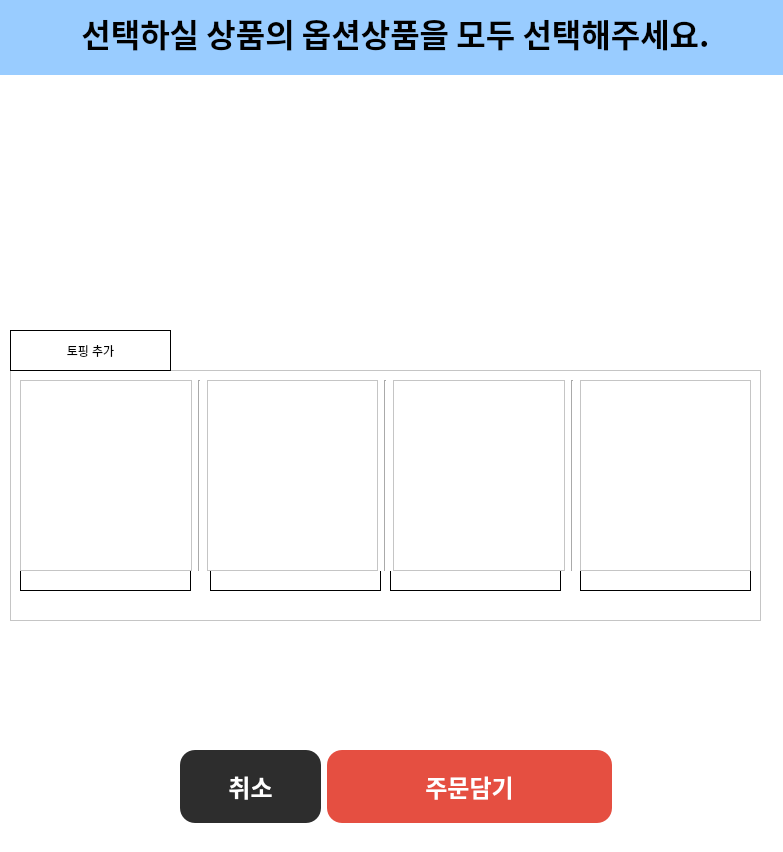
<?xml version="1.0" encoding="UTF-8"?>
<ui version="4.0">
 <class>Dialog</class>
 <widget class="QDialog" name="Dialog">
  <property name="geometry">
   <rect>
    <x>0</x>
    <y>0</y>
    <width>783</width>
    <height>852</height>
   </rect>
  </property>
  <property name="windowTitle">
   <string>Dialog</string>
  </property>
  <property name="styleSheet">
   <string notr="true"> background-color:rgb(255, 255, 255);</string>
  </property>
  <widget class="QLabel" name="choose_option_title_label">
   <property name="geometry">
    <rect>
     <x>0</x>
     <y>-10</y>
     <width>791</width>
     <height>85</height>
    </rect>
   </property>
   <property name="minimumSize">
    <size>
     <width>0</width>
     <height>85</height>
    </size>
   </property>
   <property name="maximumSize">
    <size>
     <width>16777215</width>
     <height>85</height>
    </size>
   </property>
   <property name="font">
    <font>
     <family>Pretendard ExtraBold</family>
     <pointsize>24</pointsize>
     <weight>75</weight>
     <bold>true</bold>
    </font>
   </property>
   <property name="styleSheet">
    <string notr="true"> background-color:rgb(153, 204, 255);
</string>
   </property>
   <property name="text">
    <string>선택하실 상품의 옵션상품을 모두 선택해주세요.</string>
   </property>
   <property name="alignment">
    <set>Qt::AlignCenter</set>
   </property>
  </widget>
  <widget class="QLabel" name="pixMap_clicked">
   <property name="geometry">
    <rect>
     <x>10</x>
     <y>90</y>
     <width>231</width>
     <height>221</height>
    </rect>
   </property>
   <property name="frameShape">
    <enum>QFrame::NoFrame</enum>
   </property>
   <property name="text">
    <string/>
   </property>
  </widget>
  <widget class="QLabel" name="menu_name_label_clicked">
   <property name="geometry">
    <rect>
     <x>250</x>
     <y>90</y>
     <width>231</width>
     <height>30</height>
    </rect>
   </property>
   <property name="maximumSize">
    <size>
     <width>16777215</width>
     <height>30</height>
    </size>
   </property>
   <property name="font">
    <font>
     <family>Pretendard Medium</family>
     <pointsize>15</pointsize>
     <weight>50</weight>
     <italic>false</italic>
     <bold>false</bold>
    </font>
   </property>
   <property name="styleSheet">
    <string notr="true"> background-color:rgb(255, 255, 255);
font: 15pt </string>
   </property>
   <property name="frameShape">
    <enum>QFrame::NoFrame</enum>
   </property>
   <property name="text">
    <string/>
   </property>
   <property name="alignment">
    <set>Qt::AlignCenter</set>
   </property>
   <property name="wordWrap">
    <bool>true</bool>
   </property>
  </widget>
  <widget class="QLabel" name="menu_price_label">
   <property name="geometry">
    <rect>
     <x>660</x>
     <y>180</y>
     <width>81</width>
     <height>20</height>
    </rect>
   </property>
   <property name="maximumSize">
    <size>
     <width>16777215</width>
     <height>20</height>
    </size>
   </property>
   <property name="font">
    <font>
     <family>Pretendard Medium</family>
     <pointsize>-1</pointsize>
     <weight>50</weight>
     <italic>false</italic>
     <bold>false</bold>
    </font>
   </property>
   <property name="styleSheet">
    <string notr="true"> background-color:rgb(255, 255, 255);
color:red;
font: 20px</string>
   </property>
   <property name="frameShape">
    <enum>QFrame::NoFrame</enum>
   </property>
   <property name="text">
    <string/>
   </property>
   <property name="alignment">
    <set>Qt::AlignCenter</set>
   </property>
   <property name="wordWrap">
    <bool>true</bool>
   </property>
  </widget>
  <widget class="QLabel" name="label">
   <property name="geometry">
    <rect>
     <x>10</x>
     <y>330</y>
     <width>161</width>
     <height>41</height>
    </rect>
   </property>
   <property name="styleSheet">
    <string notr="true">font: 20px &quot;Courier New&quot;;
</string>
   </property>
   <property name="frameShape">
    <enum>QFrame::Box</enum>
   </property>
   <property name="text">
    <string>토핑 추가</string>
   </property>
   <property name="alignment">
    <set>Qt::AlignCenter</set>
   </property>
  </widget>
  <widget class="QFrame" name="frame">
   <property name="geometry">
    <rect>
     <x>10</x>
     <y>370</y>
     <width>751</width>
     <height>251</height>
    </rect>
   </property>
   <property name="frameShape">
    <enum>QFrame::StyledPanel</enum>
   </property>
   <property name="frameShadow">
    <enum>QFrame::Raised</enum>
   </property>
   <widget class="QLabel" name="topping_name_label_0">
    <property name="geometry">
     <rect>
      <x>10</x>
      <y>200</y>
      <width>171</width>
      <height>21</height>
     </rect>
    </property>
    <property name="maximumSize">
     <size>
      <width>16777215</width>
      <height>30</height>
     </size>
    </property>
    <property name="font">
     <font>
      <family>Pretendard Medium</family>
      <pointsize>12</pointsize>
     </font>
    </property>
    <property name="styleSheet">
     <string notr="true"> background-color:rgb(255, 255, 255);</string>
    </property>
    <property name="frameShape">
     <enum>QFrame::Box</enum>
    </property>
    <property name="text">
     <string/>
    </property>
    <property name="alignment">
     <set>Qt::AlignCenter</set>
    </property>
    <property name="wordWrap">
     <bool>true</bool>
    </property>
   </widget>
   <widget class="QLabel" name="topping_name_label_1">
    <property name="geometry">
     <rect>
      <x>200</x>
      <y>200</y>
      <width>171</width>
      <height>21</height>
     </rect>
    </property>
    <property name="maximumSize">
     <size>
      <width>16777215</width>
      <height>30</height>
     </size>
    </property>
    <property name="font">
     <font>
      <family>Pretendard Medium</family>
      <pointsize>12</pointsize>
     </font>
    </property>
    <property name="styleSheet">
     <string notr="true"> background-color:rgb(255, 255, 255);</string>
    </property>
    <property name="frameShape">
     <enum>QFrame::Box</enum>
    </property>
    <property name="text">
     <string/>
    </property>
    <property name="alignment">
     <set>Qt::AlignCenter</set>
    </property>
    <property name="wordWrap">
     <bool>true</bool>
    </property>
   </widget>
   <widget class="QLabel" name="topping_name_label_2">
    <property name="geometry">
     <rect>
      <x>380</x>
      <y>200</y>
      <width>171</width>
      <height>21</height>
     </rect>
    </property>
    <property name="maximumSize">
     <size>
      <width>16777215</width>
      <height>30</height>
     </size>
    </property>
    <property name="font">
     <font>
      <family>Pretendard Medium</family>
      <pointsize>12</pointsize>
     </font>
    </property>
    <property name="styleSheet">
     <string notr="true"> background-color:rgb(255, 255, 255);</string>
    </property>
    <property name="frameShape">
     <enum>QFrame::Box</enum>
    </property>
    <property name="text">
     <string/>
    </property>
    <property name="alignment">
     <set>Qt::AlignCenter</set>
    </property>
    <property name="wordWrap">
     <bool>true</bool>
    </property>
   </widget>
   <widget class="QLabel" name="topping_name_label_3">
    <property name="geometry">
     <rect>
      <x>570</x>
      <y>200</y>
      <width>171</width>
      <height>21</height>
     </rect>
    </property>
    <property name="maximumSize">
     <size>
      <width>16777215</width>
      <height>30</height>
     </size>
    </property>
    <property name="font">
     <font>
      <family>Pretendard Medium</family>
      <pointsize>12</pointsize>
     </font>
    </property>
    <property name="styleSheet">
     <string notr="true"> background-color:rgb(255, 255, 255);</string>
    </property>
    <property name="frameShape">
     <enum>QFrame::Box</enum>
    </property>
    <property name="text">
     <string/>
    </property>
    <property name="alignment">
     <set>Qt::AlignCenter</set>
    </property>
    <property name="wordWrap">
     <bool>true</bool>
    </property>
   </widget>
  </widget>
  <widget class="QWidget" name="layoutWidget">
   <property name="geometry">
    <rect>
     <x>20</x>
     <y>380</y>
     <width>731</width>
     <height>191</height>
    </rect>
   </property>
   <layout class="QHBoxLayout" name="horizontalLayout">
    <item>
     <widget class="QLabel" name="noOption">
      <property name="frameShape">
       <enum>QFrame::StyledPanel</enum>
      </property>
      <property name="text">
       <string/>
      </property>
     </widget>
    </item>
    <item>
     <widget class="Line" name="line">
      <property name="orientation">
       <enum>Qt::Vertical</enum>
      </property>
     </widget>
    </item>
    <item>
     <widget class="QLabel" name="Topping_1">
      <property name="frameShape">
       <enum>QFrame::StyledPanel</enum>
      </property>
      <property name="text">
       <string/>
      </property>
     </widget>
    </item>
    <item>
     <widget class="Line" name="line_2">
      <property name="orientation">
       <enum>Qt::Vertical</enum>
      </property>
     </widget>
    </item>
    <item>
     <widget class="QLabel" name="Topping_2">
      <property name="frameShape">
       <enum>QFrame::StyledPanel</enum>
      </property>
      <property name="text">
       <string/>
      </property>
     </widget>
    </item>
    <item>
     <widget class="Line" name="line_3">
      <property name="orientation">
       <enum>Qt::Vertical</enum>
      </property>
     </widget>
    </item>
    <item>
     <widget class="QLabel" name="Topping_3">
      <property name="frameShape">
       <enum>QFrame::StyledPanel</enum>
      </property>
      <property name="text">
       <string/>
      </property>
     </widget>
    </item>
   </layout>
  </widget>
  <widget class="QPushButton" name="cancel_btn">
   <property name="geometry">
    <rect>
     <x>180</x>
     <y>750</y>
     <width>141</width>
     <height>73</height>
    </rect>
   </property>
   <property name="minimumSize">
    <size>
     <width>141</width>
     <height>73</height>
    </size>
   </property>
   <property name="font">
    <font>
     <family>Pretendard SemiBold</family>
     <pointsize>18</pointsize>
     <weight>75</weight>
     <bold>true</bold>
    </font>
   </property>
   <property name="styleSheet">
    <string notr="true">background-color: rgb(45, 45, 45);
border-radius: 15px;
color:white;</string>
   </property>
   <property name="text">
    <string>취소</string>
   </property>
  </widget>
  <widget class="QPushButton" name="order_btn">
   <property name="geometry">
    <rect>
     <x>327</x>
     <y>750</y>
     <width>285</width>
     <height>73</height>
    </rect>
   </property>
   <property name="minimumSize">
    <size>
     <width>285</width>
     <height>73</height>
    </size>
   </property>
   <property name="font">
    <font>
     <family>Pretendard SemiBold</family>
     <pointsize>18</pointsize>
     <weight>75</weight>
     <bold>true</bold>
    </font>
   </property>
   <property name="styleSheet">
    <string notr="true">background-color: rgb(229, 79, 65);
border-radius: 15px;
color:white;
</string>
   </property>
   <property name="text">
    <string>주문담기</string>
   </property>
  </widget>
  <zorder>frame</zorder>
  <zorder>choose_option_title_label</zorder>
  <zorder>pixMap_clicked</zorder>
  <zorder>menu_name_label_clicked</zorder>
  <zorder>menu_price_label</zorder>
  <zorder>label</zorder>
  <zorder>layoutWidget</zorder>
  <zorder>cancel_btn</zorder>
  <zorder>order_btn</zorder>
 </widget>
 <resources/>
 <connections/>
</ui>
